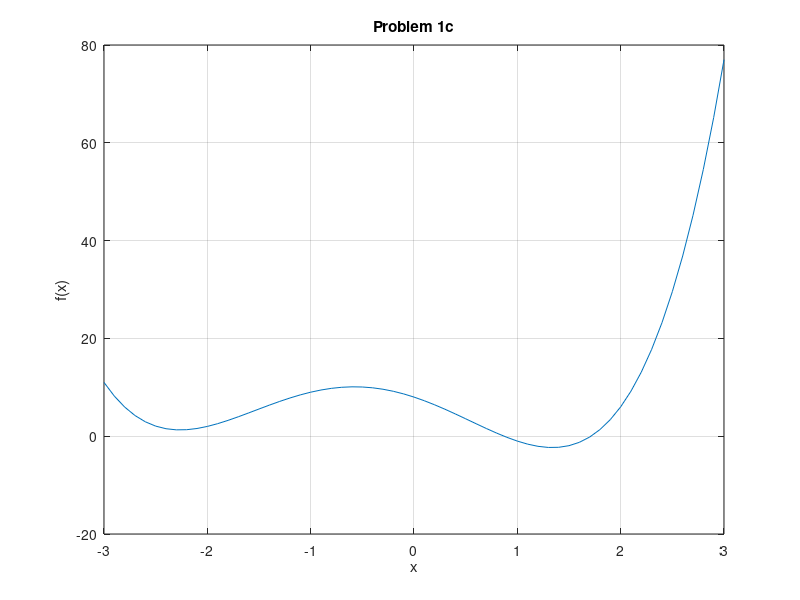

Here is the MATLAB script that generated this plot: (Note: this script raises an error after producing the figure.)
%% Roots
%
% Previously, we discussed two classes of root finding methods: (1) Bracket
% , and (2) Open methods. We will be using those now and maybe improve upon
% the algorithm a little bit.
%
% *Bracketing Methods*
%
% * Bisection
% * False position
%
% *Open Methods*
%
% * Fixed point 
% * Newton Raphson
% * Secant method
%
% We programmed most of these in class so we will be mostly using it here.
%%
clear
clc
close all
fig = 0;
%% Problem 1 (45 points)
% * *1a* (5 points)
%
% In a few lines list the advantages and disadvantages of Bracketing
% methods.
%
% *Answer*

% The bracketing methods usually work but will often converge slowly. The fix 
% point method lets you decide an inital basic code. However, you must 
% have some idea of what the code looks like before the process again. 
%  
% The advantage to using the bisection method is it differs to the false 
% position in which it finds the root by joining an lower and upper. The 
% false position method sometimes lead to poor covergence as the iterations
% are continuing. You can always find the root in the bracket, but it can 
% be slow and computationally inefficient.
%
% * *1b* (5 points)
%
% What are the advantages and disadvantages of the Open methods?
%
% *Answer*
%
% Open methods are fast and computationally efficient, however they are
% prone to diverging.They require less iterations than the bracketing
% methods but they still need an initial guess like the bracketing methods
%
% * *1c* (20 points)
% 
% You are given a fourth order polynomial function $f(x) = (x^4 + x^3 - 5x^2 - 7x +
% 9)$. Find all the roots of this polynomial function using one bracketing
% and one open method of your choice. The choice of bracket and initial
% guess is yours. The relative error should be 0.0001. Use a maximum
% iterations of 50.
%
% I would suggest staying away from fixed-point method as the choice of
% open method. So, only two choices in open-methods.
x = -3:0.1:3;
f = @(x)(x.^4+2*x.^3-5*x.^2-7*x+8);
fig = fig+1;
figure(fig)
plot(x,f(x))
xlabel('x')
ylabel('f(x)')
title('Problem 1c')
grid on
%%
%
% *Answer*
%   BRACKETING
x1 = 0;
x2 = 2;
tol = 0.0001;

err = 1;
xold = x1;

i = 0; 
imax = 50;

while (err > tol && i<imax)
    root = x2 - ((f1(x2)*(x1 - x2))/(f1(x1) -f1(x2)));
    if f1(x2) * f1(root) < 0
        x1 = root;
    else
        x2 = root;
    end
    err = abs((root - xold)/root).*100;
    xold = root;
    i = i + 1;
end
root_1cBracket=root
iterations_1cBracket=i
    % with brackets from 0 to 1
    % root = 8.718 with 10 iterations
    
    %with brackets from 1 to 2
    %root = 1.7129 with 15 iterations

%   OPEN METHOD

syms xsym   
df = matlabFunction(diff(f(xsym)));
xm_op = @(f,x,xh)(x-f(x)/df(x));

err = 1; % initialize error
tol = 0.0001;
i = 0; % initialize iation counter
imax=50;

xm = 1;
xold1 = xm;
xold2 = xm + 0.1;
vec = zeros(1,3);


while (err>tol && i<imax)
    i = i +1;
    xm = xm_op(f,xold1,xold2);
    
    err = abs((xm-xold1)/xm)*100;
    xold2 = xold1;
    xold1 = xm;
    
    vec(i,1) = err;
    vec(i,2) = xm;
    vec(i,3) = f(xm);
    
end

root_1cOpen = xm
iterations_1cOpen = i
% when initial xm=1 then root = 0.8718 with 4 iterations
% when initial xm=2 then root = 1.7129 with 5 iterations


%%
% * *1d* (5 points)
% 
% How many real roots does this function have? Answer in words: no
% computations required.
%
% *Answer*
% The function has two real roots. However, it is a 4th order function so
% there are like 2 imaginary roots as well.
%
% * *1e* (10 points)
%
% Find one of the roots to the above problem with an initial guess of -2.0? 
% The relative error desired and maximum iterations are unchanged at 0.0001
% and 50. Output the root and number of iterations.
%
% You can compare this answer from the roots you found in 1c. Is this
% answer correct to the desired tolerance? (true or false). In either case why?
%
f = @(x)(x.^4+2*x.^3-5*x.^2-7*x+8);
syms xsym   
df = matlabFunction(diff(f(xsym)));
xm_op = @(f,x,xh)(x-f(x)/df(x));

err = 1; % initialize error
tol = 0.0001;
i = 0; % initialize iation counter
imax=100;

xm = -2;
xold1 = xm;
xold2 = xm + 0.1;
vec = zeros(1,3);


while (err>tol && i<imax)
    i = i +1;
    xm = xm_op(f,xold1,xold2);
    
    err = abs((xm-xold1)/xm)*100;
    xold2 = xold1;
    xold1 = xm;
    
    vec(i,1) = err;
    vec(i,2) = xm;
    vec(i,3) = f(xm);
    
end

root_1e = xm
iterations_1e = i
% I got the root = 1.7185 with 50 iterations which is very close to the
% desired answer but is not within the desired tolerance of 0.0001. When I
% tested to see how many iterations it required to reach 1.7129 it only
% needed 3 more iterations (53 iterations) which leads me to believe that
% the initial guess is just a little to far away to lead to a good answer.
%% Problem 2 (55 points)
% Now let us take a different function $g(x) = -x^{3.2}+2$. You will be
% quick to realize that this is not a polynomial. In the following when I say
% roots it implies intersection with the x-axis.
x = 0.01:0.1:3;
g = @(x)(-x.^3.2+2);
fig = fig+1;
figure(fig)
plot(x,g(x))
xlabel('x')
ylabel('g(x)')
title('Problem 2')
grid on
%%
% For all of the following problems: use a tolerance of 0.0001. Also a maximum
% iterations of 50 if you are using one of the open methods.
%nthroot(-1, 3)
%x>0
%%
%
% * *2a* (10 points)
%
% How many real roots does this problem seem to have? Use any one of the
% bracketing methods to find the roots.
% 
%
% *Answer*
% according to the graph there is only real root as negative values of x
% are not graphed. The bracketing method also appears to show one real root
% but it does also show imaginary values depending on the method used.`
% 1` B3
x1 = 0;
x2 = 2;
tol = 0.0001;

err = 1;
xold = x1;

i = 0; 
imax = 50;

while (err > tol && i<imax)
    root = x2 - ((g(x2)*(x1 - x2))/(g(x1) -g(x2)));
    if g(x2) * g(root) < 0
        x1 = root;
    else
        x2 = root;
    end
    err = abs((root - xold)/root).*100;
    xold = root;
    i = i + 1;
end
root_2a = root
iterations_2a = i
%
% *Answer*
% root = 1.2419 with 20 iterations and the brackets are from 0 to 2..
%   
%
%%
% * *2b* (5 points)
%
% What is the slope of this curve at x = 0?
%
% *Answer*
syms xsym 
dg = matlabFunction(diff(g(xsym)));
dg(0)
% slope = 0 the tangent line is y=2 which is parallel with the x-axis
%%
% * *2c* (10 points)
%
% We want to use Newton-Raphson method that requires that we use the
% derivative of the function $g(x)$. What happens to this derivative at
% negative values of x?
%
% The newton-raphson method becomes difficult to use when equations have a
% difficult derivative because MATLAB struggles to graph complex roots.
% Thus the newton raphson method will diverge unless the user specifies the
% program to only values above 0. Then the program will find positive
% roots.
%%
% * *2d* (15 points)
%
% Using Newton-Raphson method find the root with an initial guess of -1.7.
% Is the result correct? Compare your answer to 2a.
%
g = @(x)(-x.^3.2+2);

syms xsym 
dg = matlabFunction(diff(g(xsym)));
dg(0);

tol = 0.0001;
err = 1;
xi = -1.7;

i = 0;
imax = 50;
parameter = 0.516; 

while (err>tol && i<imax)
    xroot = xi - g(xi)/dg(xi)*parameter;
    err = abs((xroot-xi)/xroot);
    xi = xroot;
    i = i + 1;
end

if (g(xroot)>err)
    fprintf('Converged to wrong solution.')
else
    root_2d = abs(xroot)
    iterations_2d = i
end

%
% *Answer*
%   root = 1.2419 with 15 iterations
%
% * *2e* (15 points)
%
% Now let us restrict ourselves to using Newton-Raphson method. What is the
% value of the initial guess that is not equal to zero and results in the
% maximum number of newton iterations? You can do this by giving initial 
% guesses between 0.1 and 2 in increments of 0.1.
%
% *Answer* I found the maximum number of newton iterations to be 34 at
% initial guess 0.1
g = @(x)(-x.^3.2+2);

syms xsym 
dg = matlabFunction(diff(g(xsym)));
dg(0);

tol = 0.0001;
err = 1;
maxiter = 0;
xInitial = 0;

for xi = 0.1:0.1:2
xn = xi;
i = 0;
parameter = 0.516; 

while (err>tol)
    xroot = xn - g(xn)/dg(xn)*parameter;
    err = abs((xroot-xn)/xroot);
    xn = xroot;
    i = i + 1;
end
    if i > maxiter
        maxiter = i;
        xInitial = xi;
    end

end
maxiter
xInitial


%


